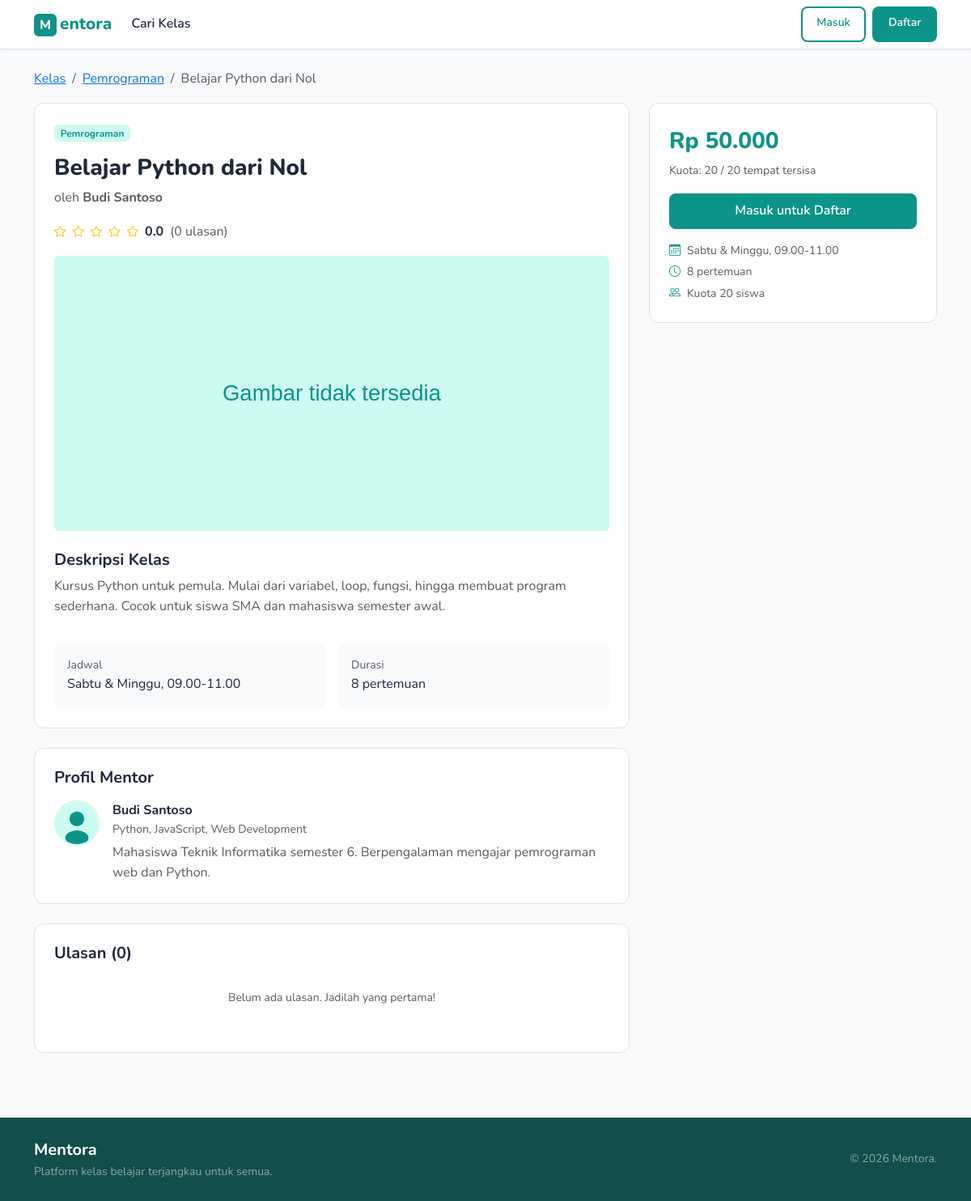
Screenshot of /kelas-detail.php?id=1 with the database file from the repository.
### tables this page shows
CREATE TABLE courses (
    id INT AUTO_INCREMENT PRIMARY KEY,
    mentor_id INT NOT NULL,
    category_id INT NOT NULL,
    judul VARCHAR(200) NOT NULL,
    deskripsi TEXT,
    harga DECIMAL(10,2) NOT NULL DEFAULT 0,
    jadwal VARCHAR(100),
    durasi VARCHAR(50),
    kuota INT NOT NULL DEFAULT 20,
    thumbnail VARCHAR(255),
    status ENUM('aktif','nonaktif') NOT NULL DEFAULT 'aktif',
    created_at DATETIME DEFAULT CURRENT_TIMESTAMP,
    FOREIGN KEY (mentor_id) REFERENCES users(id) ON DELETE RESTRICT,
    FOREIGN KEY (category_id) REFERENCES categories(id) ON DELETE RESTRICT
);

CREATE TABLE categories (
    id INT AUTO_INCREMENT PRIMARY KEY,
    nama VARCHAR(100) NOT NULL UNIQUE
);

CREATE TABLE users (
    id INT AUTO_INCREMENT PRIMARY KEY,
    nama VARCHAR(100) NOT NULL,
    email VARCHAR(150) NOT NULL UNIQUE,
    password VARCHAR(255) NOT NULL,
    role ENUM('admin','mentor','siswa') NOT NULL DEFAULT 'siswa',
    bio TEXT,
    keahlian VARCHAR(255),
    foto VARCHAR(255),
    created_at DATETIME DEFAULT CURRENT_TIMESTAMP
);

### kelas-detail.php (the view, shortened to what this page needs)
<?php
require_once __DIR__ . '/config/db.php';
require_once __DIR__ . '/includes/functions.php';
$id = (int)($_GET['id'] ?? 0);
$stmt = $conn->prepare('
    SELECT c.*, cat.nama AS kategori, u.nama AS mentor_nama, u.bio AS mentor_bio,
           u.keahlian AS mentor_keahlian, u.foto AS mentor_foto, u.id AS mentor_id
    FROM courses c
    JOIN categories cat ON cat.id = c.category_id
    JOIN users u ON u.id = c.mentor_id
    WHERE c.id = ? AND c.status = "aktif"
    LIMIT 1
');
$stmt->bind_param('i', $id);
$stmt->execute();
$kelas = $stmt->get_result()->fetch_assoc();
$stmt = $conn->prepare('
    SELECT COUNT(*) FROM order_items oi
    JOIN orders o ON o.id = oi.order_id
    WHERE oi.course_id = ? AND o.status IN ("aktif","selesai")
');
$stmt->bind_param('i', $id);
$stmt->execute();
$terdaftar = $stmt->get_result()->fetch_row()[0];
$sisa = $kelas['kuota'] - $terdaftar;
$stmt = $conn->prepare('
    SELECT r.*, u.nama AS siswa_nama, u.foto AS siswa_foto
    FROM reviews r JOIN users u ON u.id = r.user_id
    WHERE r.course_id = ?
    ORDER BY r.created_at DESC
');
$stmt->bind_param('i', $id);
$stmt->execute();
$reviews = $stmt->get_result()->fetch_all(MYSQLI_ASSOC);
$avg_rating = $reviews ? array_sum(array_column($reviews, 'rating')) / count($reviews) : 0;
$sudah_beli = false;
$di_keranjang = false;
include __DIR__ . '/includes/header.php';
?>
<div class="container">
    <nav aria-label="Breadcrumb" class="mb-3">
        <ol class="breadcrumb">
            <li class="breadcrumb-item"><a href="<?= base_url('kelas.php') ?>">Kelas</a></li>
            <li class="breadcrumb-item"><a href="<?= base_url('kelas.php?kategori=' . $kelas['category_id']) ?>"><?= htmlspecialchars($kelas['kategori']) ?></a></li>
            <li class="breadcrumb-item active" aria-current="page"><?= htmlspecialchars($kelas['judul']) ?></li>
        </ol>
    </nav>
    <div class="row g-4">
        <div class="col-lg-8">
            <div class="bg-white border rounded p-4 mb-4" style="border-radius:12px!important">
                <span class="badge bg-teal-light text-teal mb-2"><?= htmlspecialchars($kelas['kategori']) ?></span>
                <h1 class="h3 fw-800 mt-2"><?= htmlspecialchars($kelas['judul']) ?></h1>
                <p class="text-muted mb-3">oleh <strong><?= htmlspecialchars($kelas['mentor_nama']) ?></strong></p>
                <div class="d-flex align-items-center gap-2 mb-3">
                    <?= rating_stars(round($avg_rating)) ?>
                    <span class="fw-700"><?= number_format($avg_rating, 1) ?></span>
                    <span class="text-muted">(<?= count($reviews) ?> ulasan)</span>
                </div>
                <div class="ratio ratio-16x9 mb-3 rounded overflow-hidden" style="max-height:340px">
                    <img src="<?= thumbnail_url($kelas['thumbnail']) ?>"
                         alt="Thumbnail kelas <?= htmlspecialchars($kelas['judul']) ?>"
                         style="object-fit:cover;width:100%;height:100%"
                         fetchpriority="high">
                </div>
                <h2 class="h5 fw-700 mt-4">Deskripsi Kelas</h2>
                <div class="text-muted" style="white-space:pre-wrap"><?= htmlspecialchars($kelas['deskripsi']) ?></div>
                <div class="row g-3 mt-3">
                    <div class="col-sm-6">
                        <div class="p-3 rounded" style="background:#f8fafc">
                            <div class="small text-muted">Jadwal</div>
                            <div class="fw-600"><?= htmlspecialchars($kelas['jadwal'] ?: '-') ?></div>
                        </div>
                    </div>
                    <div class="col-sm-6">
                        <div class="p-3 rounded" style="background:#f8fafc">
                            <div class="small text-muted">Durasi</div>
                            <div class="fw-600"><?= htmlspecialchars($kelas['durasi'] ?: '-') ?></div>
                        </div>
                    </div>
                </div>
            </div>
            <div class="bg-white border rounded p-4 mb-4" style="border-radius:12px!important">
                <h2 class="h5 fw-700 mb-3">Profil Mentor</h2>
                <div class="d-flex align-items-start gap-3">
                    <img src="<?= foto_url($kelas['mentor_foto']) ?>"
                         alt="Foto <?= htmlspecialchars($kelas['mentor_nama']) ?>"
                         width="56" height="56"
                         style="border-radius:50%;object-fit:cover;border:2px solid var(--teal-light)">
                    <div>
                        <div class="fw-700"><?= htmlspecialchars($kelas['mentor_nama']) ?></div>
                        <?php if ($kelas['mentor_keahlian']): ?>
                            <div class="text-muted small mb-1"><?= htmlspecialchars($kelas['mentor_keahlian']) ?></div>
                        <?php endif; ?>
                        <div class="text-muted"><?= $kelas['mentor_bio'] ? htmlspecialchars($kelas['mentor_bio']) : 'Belum ada bio.' ?></div>
                    </div>
                </div>
            </div>
            <div class="bg-white border rounded p-4" style="border-radius:12px!important">
                <h2 class="h5 fw-700 mb-3">Ulasan (<?= count($reviews) ?>)</h2>
                <?php if (empty($reviews)): ?>
                    <div class="empty-state py-3">
                        <p class="text-muted small">Belum ada ulasan. Jadilah yang pertama!</p>
                    </div>
                <?php endif; ?>
            </div>
        </div>
        <aside class="col-lg-4">
            <div class="bg-white border rounded p-4 sticky-top" style="border-radius:12px!important;top:80px">
                <div class="fs-3 fw-800 text-teal mb-1">
                    <?= $kelas['harga'] > 0 ? format_rupiah($kelas['harga']) : '<span style="color:var(--amber)">Gratis</span>' ?>
                </div>
                <div class="text-muted small mb-3">
                    Kuota: <?= $sisa ?> / <?= $kelas['kuota'] ?> tempat tersisa
                </div>
                <?php if (!empty($_SESSION['user_id']) && $_SESSION['role'] === 'siswa'): ?>
                    <?php if ($sudah_beli): ?>
                        <div class="alert alert-success py-2 small">Kamu sudah terdaftar di kelas ini.</div>
                        <a href="<?= base_url('siswa/pesanan.php') ?>" class="btn btn-outline-teal w-100">Lihat Pesanan</a>
                    <?php elseif ($sisa <= 0): ?>
                        <button class="btn btn-secondary w-100" disabled>Kuota Penuh</button>
                    <?php elseif ($di_keranjang): ?>
                        <a href="<?= base_url('siswa/keranjang.php') ?>" class="btn btn-teal w-100">Lihat Keranjang</a>
                    <?php else: ?>
                        <form method="post" action="<?= base_url('siswa/keranjang-aksi.php') ?>">
                            <input type="hidden" name="course_id" value="<?= $id ?>">
                            <input type="hidden" name="aksi" value="tambah">
                            <input type="hidden" name="redirect" value="<?= base_url('kelas-detail.php?id=' . $id) ?>">
                            <button type="submit" class="btn btn-teal w-100">Tambah ke Keranjang</button>
                        </form>
                    <?php endif; ?>
                <?php elseif (empty($_SESSION['user_id'])): ?>
                    <a href="<?= base_url('auth/login.php') ?>" class="btn btn-teal w-100">Masuk untuk Daftar</a>
                <?php else: ?>
                    <div class="alert alert-info py-2 small">Hanya siswa yang bisa mendaftar kelas.</div>
                <?php endif; ?>
                <ul class="list-unstyled mt-3 mb-0 text-muted small">
                    <li class="mb-1"><i class="bi bi-calendar3 me-2 text-teal" aria-hidden="true"></i><?= htmlspecialchars($kelas['jadwal'] ?: 'Belum ditentukan') ?></li>
                    <li class="mb-1"><i class="bi bi-clock me-2 text-teal" aria-hidden="true"></i><?= htmlspecialchars($kelas['durasi'] ?: '-') ?></li>
                    <li><i class="bi bi-people me-2 text-teal" aria-hidden="true"></i>Kuota <?= $kelas['kuota'] ?> siswa</li>
                </ul>
            </div>
        </aside>
    </div>
</div>
<?php include __DIR__ . '/includes/footer.php'; ?>

### assets/css/style.css (style rules this page uses)
:root { --teal: #0d9488; --teal-dark: #0f766e; --teal-light: #ccfbf1; --amber: #f59e0b; --amber-dark: #d97706; --text: #1e293b; --text-muted: #64748b; --bg: #f8fafc; --white: #ffffff; --border: #e2e8f0; --radius: 8px; --radius-lg: 14px; }
*, *::before, *::after { box-sizing: border-box; }
body { font-family: 'Nunito', system-ui, sans-serif; color: var(--text); background: var(--bg); line-height: 1.6; }
h1, h2, h3, h4, h5, h6 { font-weight: 700; line-height: 1.3; }
.fw-800 { font-weight: 800; }
.fw-700 { font-weight: 700; }
.text-teal { color: var(--teal) !important; }
.bg-teal-light { background: var(--teal-light) !important; }
a[href], button, summary, select, input[type="checkbox"], input[type="radio"], label[for="imgPreviewInput"], [role="button"], [role="tab"], .upload-area, .btn { cursor: pointer; }
.btn-teal { background: var(--teal); color: #fff; border: 2px solid var(--teal); border-radius: var(--radius); font-weight: 600; padding: 0.45rem 1.1rem; transition: background .18s, border-color .18s; min-height: 44px; }
.empty-state { text-align: center; padding: 3rem 1rem; color: var(--text-muted); }

### rows the page displays
courses: category.nama "Pemrograman", judul "Belajar Python dari Nol", mentor.nama "Budi Santoso", deskripsi "Kursus Python untuk pemula. Mulai dari variabel, loop, fungsi, hingga membuat program sederhana. Cocok untuk siswa SMA dan mahasiswa semester awal.", jadwal "Sabtu & Minggu, 09.00-11.00", durasi "8 pertemuan", mentor.keahlian "Python, JavaScript, Web Development", mentor.bio "Mahasiswa Teknik Informatika semester 6. Berpengalaman mengajar pemrograman web dan Python.", harga "Rp 50.000", kuota "20"

### other values shown
$avg_rating "0.0"
count($reviews) "0"
